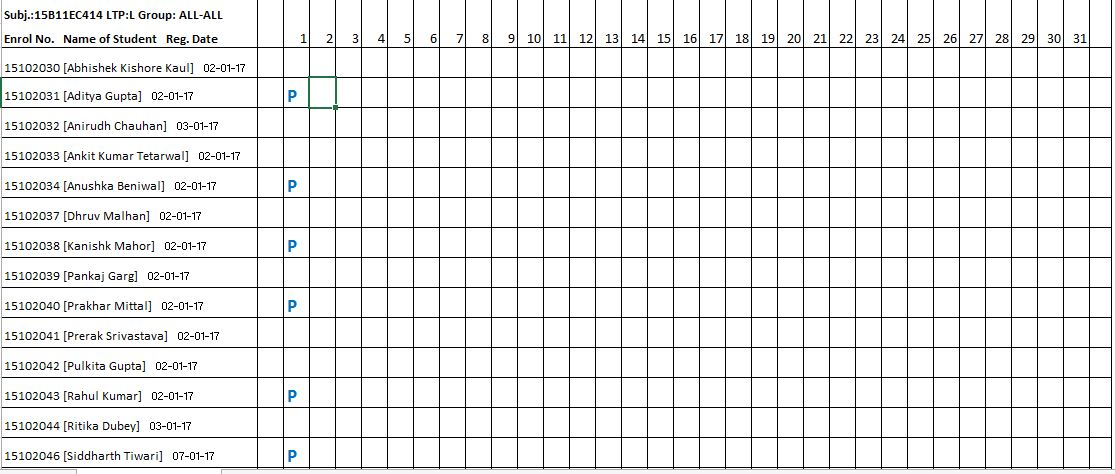
#> input picture midEval2/images/1.JPG, 1115 x 474 px, given in place of cam04.jpg, which was not available
$ python MAIN.py   (Python 2 division)
#> lines starting #> are read from the running program, lines starting #| are printed output that depends on the picture; after the words box and inside, x2 and y2 are one past the last pixel; in counts of white or black regions, pixels touching at a corner belong together; pictures that were not available may be replaced by others from this repository, and a replacement may not be noted
import cv2
import numpy as np
# from fpt import four_point_transform
import PyTesser.pytesser as pyt
from PIL import Image
# import time

def show(str, im):
    H,W=(480.0,300.0)
##    H,W=(480.0*0.8,300.0*0.8)
    l = len(im.shape)
    if l == 3:
        [h, w, x] = im.shape;
    else:
        [h, w, ] = im.shape;
    # print h,w
    if h > H or w > W:
        x = [H / h, W / w];
        # print x
        x = max(x)
        if x < 1.0:
            im = cv2.resize(im, (0, 0), fx=x, fy=x)
    cv2.imshow(str, im);
# [91 lines left out: functions change, order_points, four_point_transform, findRegion, not called in this run]
def findLargestContourIndex(contours):
    maxIndex = 0;
    maxArea = cv2.contourArea(contours[0]);
    for i in range(0, len(contours)):
        r = cv2.boundingRect(contours[i]);
        area = r[2] * r[3];
        # print area
        if area > maxArea:
            maxIndex = i;
            maxArea = area;
    # print maxArea;
    # print maxIndex
    # print len(contours)
    return maxIndex;
def showEachCell(im,imGrid):
    contours, hier = cv2.findContours(imGrid.copy(), cv2.RETR_CCOMP, cv2.CHAIN_APPROX_SIMPLE)
    contours = arrangeCells(contours)
    for i in range(0, len(contours)):
        r = cv2.boundingRect(contours[i])
        # cv2.drawContours(img2,contours,i,(0,255,0),3);
        rects = im.copy()
        cv2.rectangle(rects, (r[0], r[1]), (r[0] + r[2], r[1] + r[3]), (0,255,0), 10)
        roi = im[r[1]:r[1] + r[3], r[0]:r[0] + r[2]]
        checkPresent(roi)
        show('Image',rects)
        cv2.waitKey(0)
# [35 lines left out: function findAttendance, not called in this run]
def getLargestContour(im):
    contours, hier = cv2.findContours(im.copy(), cv2.RETR_CCOMP, cv2.CHAIN_APPROX_SIMPLE)
    maxIndex = findLargestContourIndex(contours);
    maxPt = tuple(contours[maxIndex][0][0])
    # # print maxPt
    # cv2.circle(img,maxPt,1,(0,255,0),thickness=2,lineType=-1);
    h,w=im.shape
    mask = np.zeros((h + 2, w + 2), np.uint8)
    cv2.floodFill(im, mask, maxPt, 127);
    # [9 lines of commented-out code are left out]
    im = cv2.inRange(im, 127, 127);
    return im;
# engine=pyttsx.init()

def findGrid(img):
    gray = cv2.cvtColor(img, cv2.COLOR_BGR2GRAY);
    h, w = gray.shape;
    ret, temp = cv2.threshold(gray, 127, 255, cv2.THRESH_BINARY);
##    show('Image', gray)
##    cv2.waitKey(0);

    # kernel=np.ones((1,1),dtype=np.uint8);
    # temp=cv2.erode(temp,kernel,iterations=1);
    # show('Image', temp);
    # cv2.waitKey(0);
    # cv2.drawContours(img, contours, -1, (0,255,0), 2)
    # show('Image',img);
    # cv2.waitKey(0);

    temp = abs(255 - temp);

    imGrid = getLargestContour(temp);

    imGrid = abs(255 - imGrid);

    show('Image',imGrid)
    cv2.waitKey(0);

    kernel = np.ones((25, 25), dtype=np.uint8);
    imGrid = cv2.erode(imGrid, kernel, iterations=1);
##    mask = np.zeros((h + 2, w + 2), np.uint8)
##    cv2.floodFill(imGrid,mask,(0,0),0);

    return imGrid

def checkPresent(roi):
    white=cv2.inRange(roi,(200,200,200),(255,255,255))
    white = 255 - white
    white = cv2.divide(white,255*np.ones((white.shape),dtype=np.uint8))
    roi=cv2.multiply(roi.copy(),cv2.merge([white,white,white]))
    b,g,r=cv2.split(roi)
    r=cv2.inRange(r,200,255)
    kernel = np.ones((5, 5), dtype=np.uint8);
    r = cv2.erode(r, kernel, iterations=1);
    r = cv2.dilate(r, kernel, iterations=1);
    avg=float(sum(sum(r)))/r.size

##    show('sex',r)
    print avg
    if avg<0.5:
##        print 'P'
        return True
    else:
##        print 'A'
        return False

def arrangeCells(contours):
    centroids = []
    K=37
    for c in contours:
        r=cv2.boundingRect(c)
        pt=(r[0]+r[2]/2,r[1]+r[3]/2)
        centroids.append(pt)
    for i in range(0,len(centroids)):
        for j in range(0,len(centroids)-1):
            if centroids[j][1]/K > centroids[j+1][1]/K :
               temp=centroids[j]
               centroids[j]=centroids[j+1]
               centroids[j+1]=temp
               temp=contours[j]
               contours[j]=contours[j+1]
               contours[j+1]=temp
    for i in range(0,len(centroids)):
        for j in range(0,len(centroids)-1):
            if centroids[j][0]/K>centroids[j+1][0]/K and centroids[j][1]/K==centroids[j+1][1]/K :
               temp=centroids[j]
               centroids[j]=centroids[j+1]
               centroids[j+1]=temp
               temp=contours[j]
               contours[j]=contours[j+1]
               contours[j+1]=temp
    return contours

if __name__ == '__main__':

    cv2.destroyAllWindows()

    days=7;noOfStudents=10;
    img = cv2.imread('images//cam04.jpg');
#> img is the input picture: shape (474, 1115, 3); mean B, G, R 234.4, 234.5, 234.4
    show('Image', img)
    cv2.waitKey(0);

    imGrid=findGrid(img)
#> in findGrid, `ret, temp = cv2.threshold(gray, 127, 255, cv2.THRESH_BINARY);`:
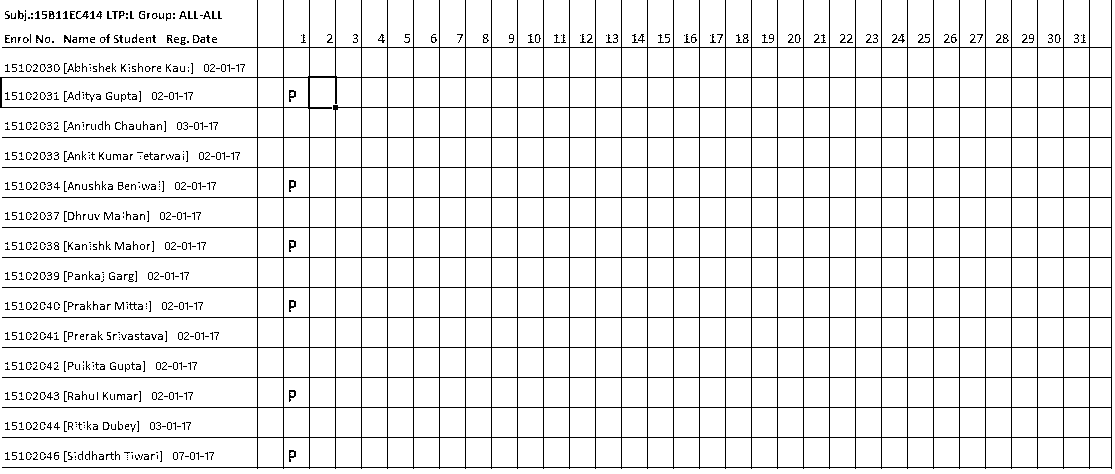
#> temp: shape (474, 1115); 92.2% white; black in thin lines or dots
#> in findGrid, `temp = abs(255 - temp);`: temp: shape (474, 1115); 7.8% white in thin lines or dots
#> in getLargestContour, `contours, hier = cv2.findContours(im.copy(), cv2.RETR_CCOMP, cv2.CHAIN..`: contours = 1256 contours, 682 with area under 20; largest, box (x1, y1, x2, y2) and area: (0, 0, 1112, 469) 366470, (1, 77, 258, 108) 7678, (309, 77, 362, 138) 2274, (1063, 437, 1090, 468) 778, (1037, 437, 1064, 468) 778
#> in findLargestContourIndex, `maxArea = cv2.contourArea(contours[0]);`: maxArea = 0
#> the loop in findLargestContourIndex, `for i in range(0, len(contours)):` made 1256 passes
#> (r, area, maxArea) on passes 11, 12, 18, 29, 47: ((151, 454, 4, 6), 24, 24), ((144, 454, 5, 6), 30, 30), ((209, 452, 5, 8), 40, 40), ((106, 452, 8, 8), 64, 64), ((289, 450, 7, 12), 84, 84)
#> (area, maxArea) on passes 691, 795: (108, 108), (521528, 521528)
#> after the loop in findLargestContourIndex, `for i in range(0, len(contours)):`: maxArea = 521528; maxIndex = 794
#> in getLargestContour, `maxPt = tuple(contours[maxIndex][0][0])`: maxPt = (257, 0)
#> in getLargestContour, `cv2.floodFill(im, mask, maxPt, 127);`:
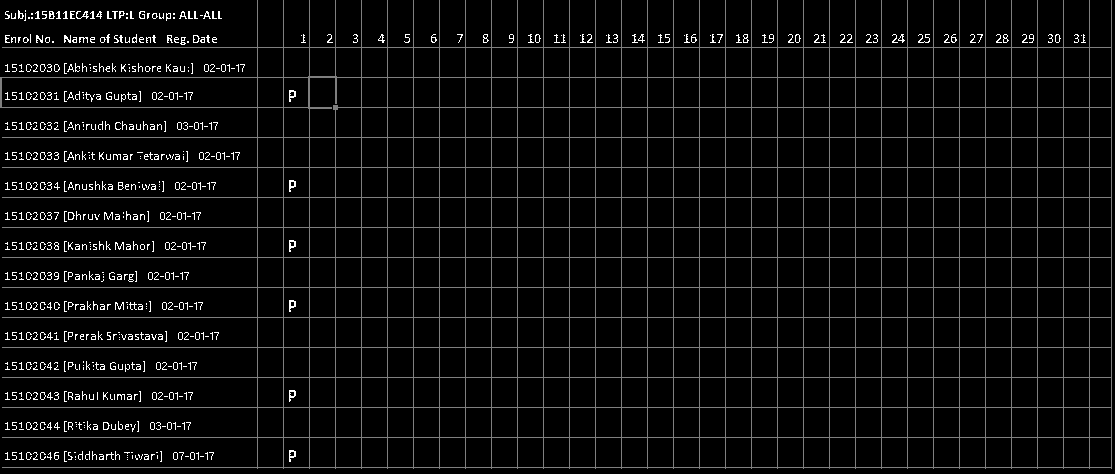
#> im: shape (474, 1115); min 0, max 255, mean 12
#> in getLargestContour, `im = cv2.inRange(im, 127, 127);`:
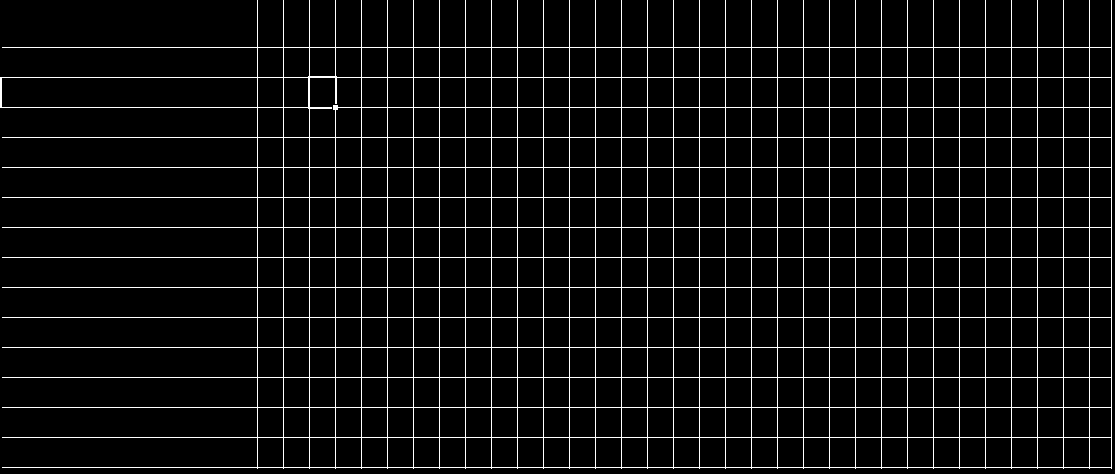
#> im: shape (474, 1115); 6.1% white in thin lines or dots
#> in findGrid, `imGrid = abs(255 - imGrid);`: imGrid: shape (474, 1115); 93.9% white; black in thin lines or dots
#> in findGrid, `imGrid = cv2.erode(imGrid, kernel, iterations=1);`:
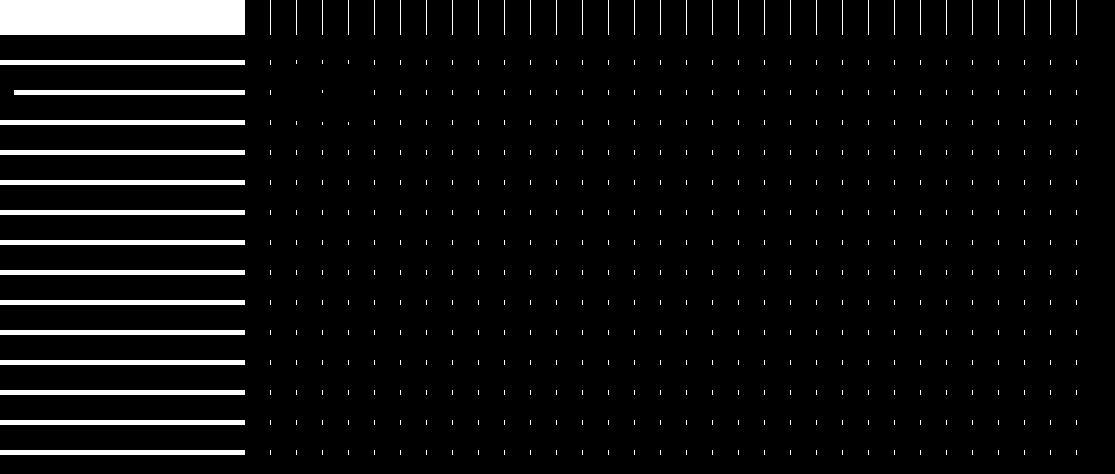
#> imGrid: shape (474, 1115); 5.5% white; 493 white regions (446 under 20 px)

# [14 lines of commented-out code are left out]

    show('Image', imGrid)
    cv2.waitKey(0);

    days=days+2;

    showEachCell(img,imGrid) #select and show each cell
#> in showEachCell, `contours, hier = cv2.findContours(imGrid.copy(), cv2.RETR_CCOMP, cv2.C..`: contours = 493 contours, 478 with area under 20; largest, box (x1, y1, x2, y2) and area: (0, 0, 245, 35) 8296, (0, 450, 245, 455) 976, (0, 420, 245, 425) 976, (0, 390, 245, 395) 976, (0, 360, 245, 365) 976
#> the loop in arrangeCells, `for c in contours:` made 493 passes
#> (c, r, pt) on passes 1 to 3: ([[1076, 450], [1076, 454]], (1076, 450, 1, 5), (1076, 452)), ([[1050, 450], [1050, 454]], (1050, 450, 1, 5), (1050, 452)), ([[1024, 450], [1024, 454]], (1024, 450, 1, 5), (1024, 452))
#> after the loop in arrangeCells, `for c in contours:`: centroids = 493 pairs, first value 122 to 1076, second value 17 to 452
#> after the loop in arrangeCells, `for i in range(0,len(centroids)):`: contours = 493 contours, 478 with area under 20; largest, box (x1, y1, x2, y2) and area: (0, 0, 245, 35) 8296, (0, 60, 245, 65) 976, (0, 120, 245, 125) 976, (0, 180, 245, 185) 976, (0, 150, 245, 155) 976
#> the loop in showEachCell, `for i in range(0, len(contours)):` made 493 passes
#| 0.0
#| 0.0
#| 0.0
#| 0.0
#| 0.0
#| 0.0
#| 0.0
#| 0.0
#> (further printed lines are left out)
#> pass 1, in showEachCell, `roi = im[r[1]:r[1] + r[3], r[0]:r[0] + r[2]]`:
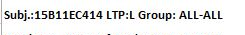
#> roi: shape (35, 245, 3); mean B, G, R 233.9, 234.8, 234.5
#> pass 1, in checkPresent, `white=cv2.inRange(roi,(200,200,200),(255,255,255))`:
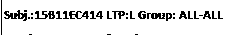
#> white: shape (35, 245); 89.7% white; black in thin lines or dots
# [8 lines of commented-out code are left out]
    cv2.destroyAllWindows()
    ##exit(0);

$ run again, on midEval2/images/10.jpg
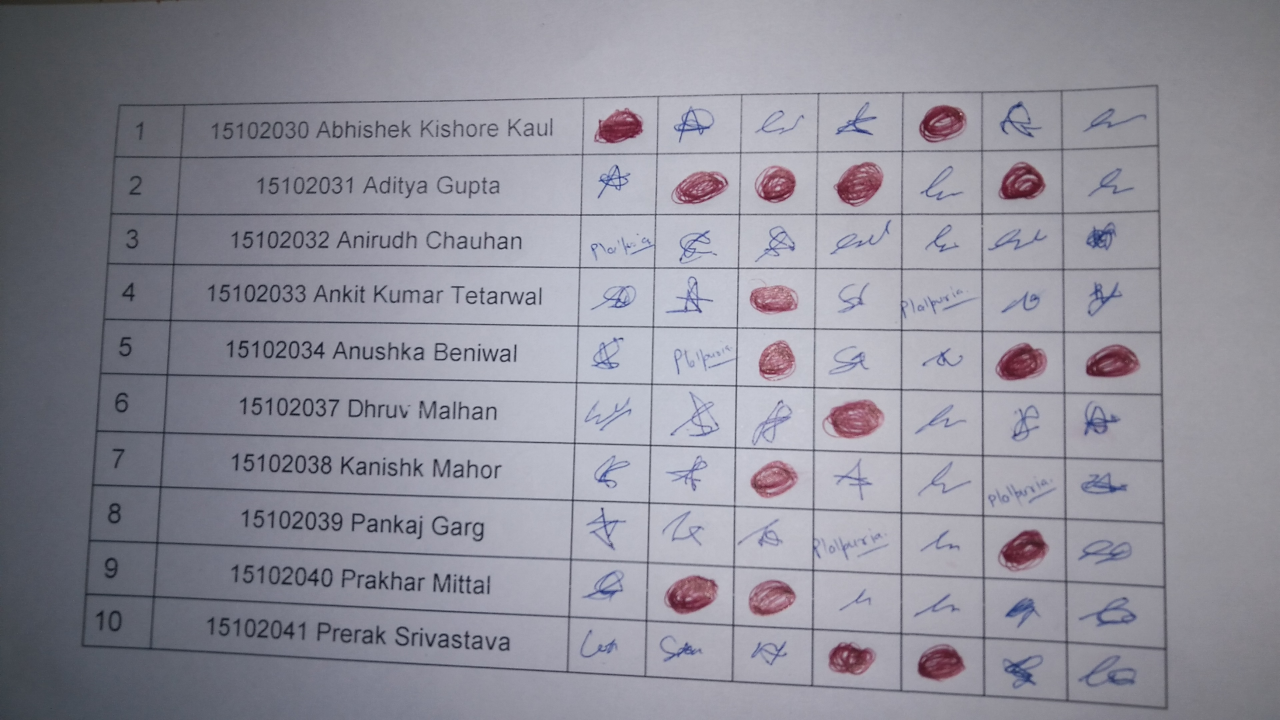
#> input picture midEval2/images/10.jpg, 3840 x 2160 px, given in place of cam04.jpg, which was not available (shown at 1/3 size)
#> img is the input picture: shape (2160, 3840, 3); mean B, G, R 153.7, 142.7, 143.6
#> in findGrid, `ret, temp = cv2.threshold(gray, 127, 255, cv2.THRESH_BINARY);`:
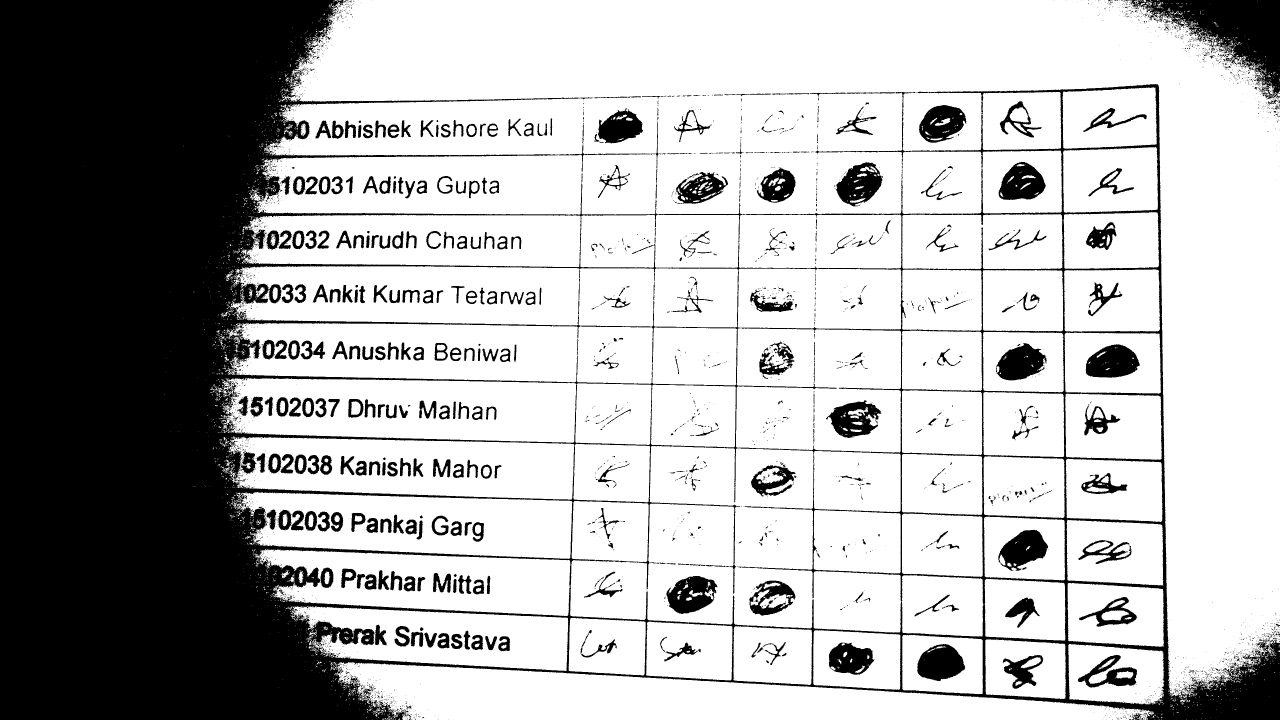
#> temp: shape (2160, 3840) (shown at 1/3 size); 69.9% white; 4837 black regions (4247 under 20 px), largest, box (x1, y1, x2, y2) and area: (0, 0, 3840, 2160) 2050363, (3389, 0, 3840, 298) 53990, (3257, 1033, 3420, 1133) 11956
#> in getLargestContour, `contours, hier = cv2.findContours(im.copy(), cv2.RETR_CCOMP, cv2.CHAIN..`: contours = 9399 contours, 8347 with area under 20; largest, box (x1, y1, x2, y2) and area: (0, 0, 3840, 2160) 5786936, (1709, 1337, 2705, 1899) 388314, (2207, 804, 2706, 1359) 265720, (688, 797, 2216, 984) 250912, (678, 968, 2212, 1157) 245116
#> in findLargestContourIndex, `maxArea = cv2.contourArea(contours[0]);`: maxArea = 0
#> the loop in findLargestContourIndex, `for i in range(0, len(contours)):` made 9399 passes
#> (r, area, maxArea) on passes 12, 23, 30: ((3388, 2156, 7, 4), 28, 28), ((3431, 2153, 5, 7), 35, 35), ((1226, 2152, 6, 8), 48, 48)
#> after the loop in findLargestContourIndex, `for i in range(0, len(contours)):`: maxArea = 8294400; maxIndex = 6113
#> maxPt = (0, 0)
#> in showEachCell, `contours, hier = cv2.findContours(imGrid.copy(), cv2.RETR_CCOMP, cv2.C..`: contours = 63 contours, 1 with area under 20; largest, box (x1, y1, x2, y2) and area: (799, 0, 3840, 2071) 1981538, (1035, 2003, 3428, 2160) 210514, (736, 811, 2201, 970) 198463, (704, 1148, 1716, 1315) 146674, (721, 1325, 1710, 1486) 131614
#> the loop in arrangeCells, `for c in contours:` made 63 passes
#> (r, pt) on passes 1 to 8: ((1035, 2003, 2393, 157), (2231, 2081)), ((3218, 1946, 260, 153), (3348, 2022)), ((981, 1933, 4, 7), (983, 1936)), ((2968, 1931, 216, 152), (3076, 2007)), ((2719, 1918, 217, 151), (2827, 1993)), ((2452, 1904, 237, 152), (2570, 1980)), ((2213, 1892, 210, 149), (2318, 1966)), ((1952, 1879, 233, 149), (2068, 1953))
#> after the loop in arrangeCells, `for c in contours:`: centroids = 63 pairs, first value 983 to 3348, second value 354 to 2081
#> the loop in arrangeCells, `for i in range(0,len(centroids)):` made 63 passes
#> the loop in showEachCell, `for i in range(0, len(contours)):` made 63 passes
#> (avg in checkPresent, x in show) on passes 1 to 8: (0, 0.222), (0, 0.222), (0, 0.222), (0, 0.222), (0, 0.222), (0, 0.222), (0, 0.222), (0, 0.222)
#> (printed output is left out)
#> after the loop in showEachCell, `for i in range(0, len(contours)):`:
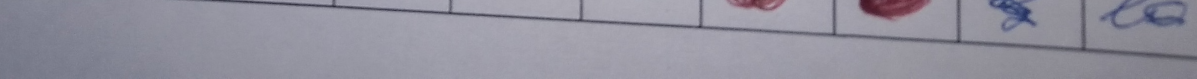
#> roi: shape (157, 2393, 3) (shown at 1/2 size); mean B, G, R 156.8, 144.4, 145.9
